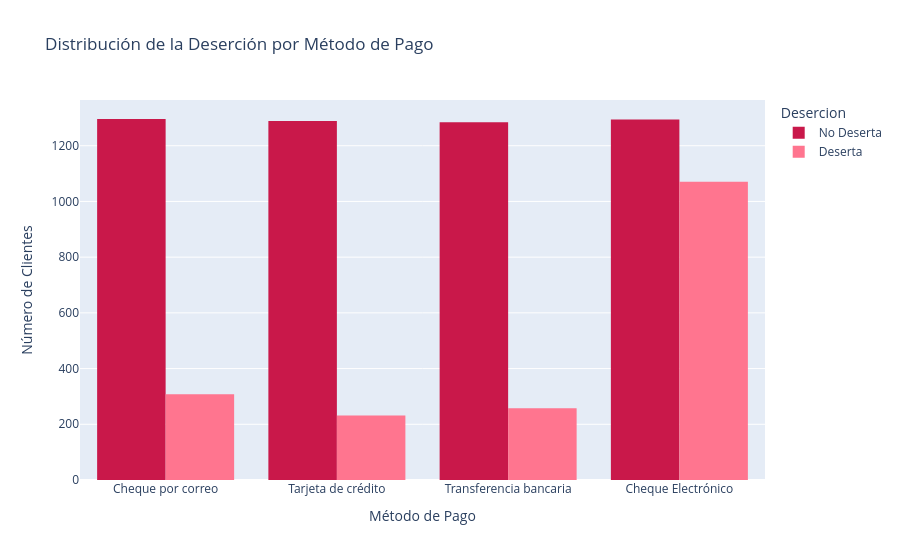

Notebook source saved alongside this figure:
### Markdown cell above
### Deserción por método de pago

### Code cell
# Asegurarse de que df_plot tenga la columna 'Desercion' mapeada para el gráfico
df_plot = df.copy()
df_plot['Desercion'] = df_plot['Desercion'].map({0: 'No Deserta', 1: 'Deserta'})

# Crear el histograma con Plotly Express
fig = px.histogram(df_plot, x='Metodo_Pago', color='Desercion', barmode='group',
                   color_discrete_map={'No Deserta': colores[3], 'Deserta': colores[5]},
                   title='Distribución de la Deserción por Método de Pago',
                   labels={'Metodo_Pago': 'Método de Pago', 'count': 'Número de Clientes'})

fig.update_layout(xaxis_title='Método de Pago', yaxis_title='Número de Clientes')
fig.show()

### Figure 1 — Plotly figure (JSON) as saved in the notebook; plotly's stock layout.template omitted (floating-point values rounded to 4 significant figures; data arrays with more than 128 entries replaced by an {"elided": "..."} marker saying what was removed)
{"data": [{"alignmentgroup": "True", "bingroup": "x", "hovertemplate": "Desercion=No Deserta<br>Método de Pago=%{x}<br>count=%{y}<extra></extra>", "legendgroup": "No Deserta", "marker": {"color": "#C9184A", "pattern": {"shape": ""}}, "name": "No Deserta", "offsetgroup": "No Deserta", "orientation": "v", "showlegend": true, "type": "histogram", "x": {"elided": "5163 str values"}, "xaxis": "x", "yaxis": "y"}, {"alignmentgroup": "True", "bingroup": "x", "hovertemplate": "Desercion=Deserta<br>Método de Pago=%{x}<br>count=%{y}<extra></extra>", "legendgroup": "Deserta", "marker": {"color": "#FF758F", "pattern": {"shape": ""}}, "name": "Deserta", "offsetgroup": "Deserta", "orientation": "v", "showlegend": true, "type": "histogram", "x": {"elided": "1869 str values"}, "xaxis": "x", "yaxis": "y"}], "layout": {"barmode": "group", "legend": {"title": {"text": "Desercion"}, "tracegroupgap": 0}, "title": {"text": "Distribución de la Deserción por Método de Pago"}, "xaxis": {"anchor": "y", "domain": [0, 1], "title": {"text": "Método de Pago"}}, "yaxis": {"anchor": "x", "domain": [0, 1], "title": {"text": "Número de Clientes"}}}}
